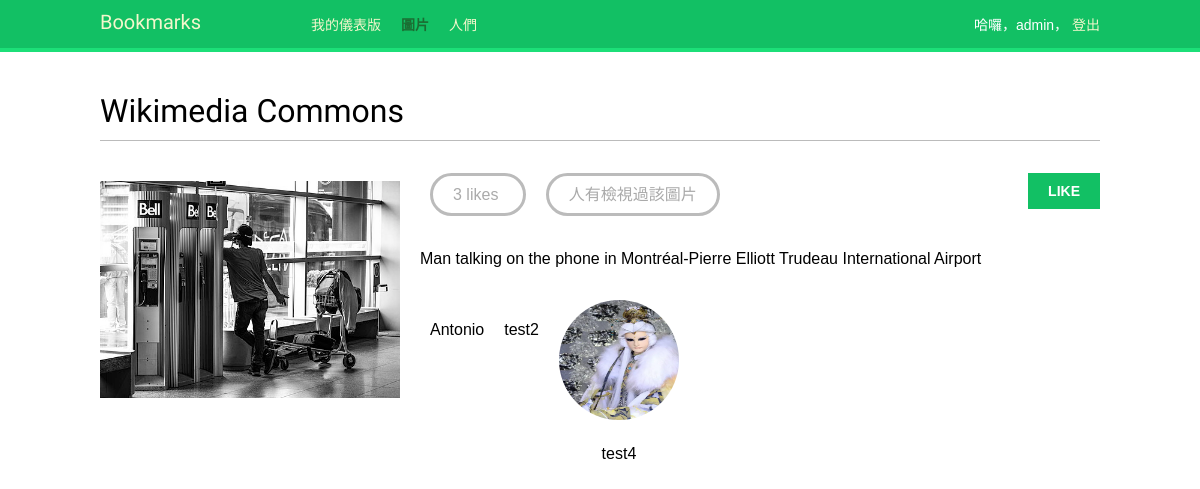
The page /images/detail/6/wikimedia-commons/ (signed in) on the database its author committed.
### images/models.py (models this page shows, shortened)
class Image(models.Model):
    user = models.ForeignKey(settings.AUTH_USER_MODEL,
                             related_name="images_created",
                             on_delete=models.CASCADE)
    title = models.CharField(max_length=200)
    slug = models.SlugField(max_length=200, blank=True)
    url = models.URLField(max_length=2000)
    image = models.ImageField(upload_to='images/%Y/%m/%d/')
    description = models.TextField(blank=True)
    created = models.DateField(auto_now_add=True)
    users_like = models.ManyToManyField(settings.AUTH_USER_MODEL,
                                        related_name="images_liked",
                                        blank=True)
    total_likes = models.PositiveIntegerField(default=0, null=False)
    class Meta:
        indexes = [
            models.Index(fields=['-created']),
            models.Index(fields=['-total_likes']),
        ]
        ordering = ['-created']

### account/models.py (models this page shows, shortened)
class Profile(models.Model):
    user = models.OneToOneField(settings.AUTH_USER_MODEL, on_delete=models.CASCADE)
    date_of_birth = models.DateField(blank=True, null=True)
    photo = models.ImageField(upload_to='users/%Y/%m/%d/', blank=True)

### images/views.py (the view)
# urls.py: path('detail/<int:id>/<slug:slug>/', views.image_detail, name='detail'),
def image_detail(request, id, slug):
    image = get_object_or_404(Image, id=id, slug=slug)
    total_views = r.incr(f'image:{image.id}:views')
    return render(request=request, template_name='images/image/detail.html',
                  context={'section': 'images',
                           'image': image,
                           'total_views': total_views})

### images/templates/images/image/detail.html (shortened to what this page needs)
{% extends 'base.html' %}
{% block content %}
    <h1>{{ image.title }}</h1>
    {% load thumbnail %}
    <a href="{{ image.image.url }}">
        <img src="{% thumbnail image.image 300x0 %}" class="image-detail">
    </a>
    {% with total_likes=image.users_like.count users_like=image.users_like.all %}
        <div class="image-info">
            <div>
                <span class="count">
                    <span class="total">{{ total_likes }}</span> like{{ total_likes|pluralize}}
                </span>
                <span class="count">
                    <span class="total">{{ total_views }} 人有檢視過該圖片 </span>
                </span>
                <a href="#" data-id="{{ image.id}}" data-action="{% if request.user in users_like %}un{% endif %}like" class="like button">
                    {% if request.user not in users_like %}
                        Like
                    {% else %}
                        Unlike
                    {% endif %}
                </a>
            </div>
            {{ image.description|linebreaks }}
        </div>
        <div class="image-likes">
            {% for user in image.users_like.all %}
                <div>
                    {% if user.profile.photo %}
                        <img src="{{ user.profile.photo.url }}">
                    {% endif %}
                    <p>{{ user.first_name }}</p>
                </div>
            {% empty %}
                無任何人喜歡這張照片
            {% endfor %}
        </div>
    {% endwith %}
{% endblock %}

### account/templates/base.html (shortened to what this page needs)
<!DOCTYPE html>
<html lang="en">
<head>
    {% load static %}
    <link href="{% static 'css/base.css' %}" rel="stylesheet">
</head>
<body>
    <div id="header">
        <span class="logo">Bookmarks</span>
        {% if request.user.is_authenticated %}
            <ul class="menu">
                <li {% if section == "dashboard" %} class="selected" {% endif %}>
                    <a href="{% url 'dashboard' %}">我的儀表版</a>
                </li>
                <li {% if section == "images" %} class="selected" {% endif %}>
                    <a href="{% url 'images:list' %}">圖片</a>
                </li>
                <li {% if section == "people" %} class="selected" {% endif %}>
                    <a href="{% url 'user_list' %}">人們</a>
                </li>
            </ul>
        {% endif %}
        <span class="user">
            {% if request.user.is_authenticated %}
                哈囉，{{ request.user.first_name|default:request.user.username }}，
                <a href="{% url 'logout' %}">登出</a>
            {% else %}
                <a href="{% url 'login' %}">登入</a>
            {% endif %}
        </span>
    </div>
    <div id="content">
        {% block content %}
        {% endblock %}
    </div>
</body>
</html>

### account/static/css/base.css (style rules this page uses)
body { margin:0; padding:0; font-family:helvetica, sans-serif; }
p { line-height: 1.8; }
a { color:#12c064; text-decoration:none; }
h1, h2, h3, h4, h5 , h6 { font-family: 'Muli', sans-serif; font-weight:normal; }
h1 { border-bottom:1px solid #bbb; padding:0 0 10px 0; margin:10px 0 20px 0; }
#header { padding:10px 100px; font-size:14px; background:#12c064; color:#fff; border-bottom:4px solid #1cdf78; overflow:auto; }
#header .logo { font-family: 'Muli', sans-serif; float:left; color:#f3f7cc; font-size:20px; margin-right:10%; }
#header ul.menu { list-style:none; float:left; margin:0; padding:0; }
#header ul.menu li { float:left; padding:4px 10px; }
#header ul.menu li.selected a, #header ul.menu li.selected a:hover { color:#1b6d32; font-weight:bold; }
#header a { color:#f3f7cc; }
#header .user { float:right; padding-top:4px; }
#content { padding:30px 100px; }
input[type=submit], a.button { font-weight:bold; background:#12c064; color:#fff; padding:10px 20px; font-size:14px; text-transform:uppercase; }
.image-preview, .image-detail { max-width:300px; float:left; margin:0 20px 20px 0; }
.image-detail { margin-top:20px; }
.image-info div { padding:20px 0; overflow:auto; }
.count { color:#aaa; border:3px solid #bbb; border-radius:26px; padding:10px 20px; margin:20px 10px 0; }
a.like, a.follow { float:right; margin-top:-8px; }
.image-likes div { float:left; width:auto; padding:10px; text-align:center; }
.image-likes img { width:120px; height:120px; border-radius:50%; }

### rows shown on the page
Image: title "Wikimedia Commons", image (picture), description "Man talking on the phone in Montréal-Pierre Elliott Trudeau International Airport"

### other values the page prints
{{ request.user.first_name|default:request.user.username }} "admin"
{{ total_likes }} "3"
{{ user.first_name }} "Antonio"
{{ user.first_name }} "test2"
{{ user.first_name }} "test4"
